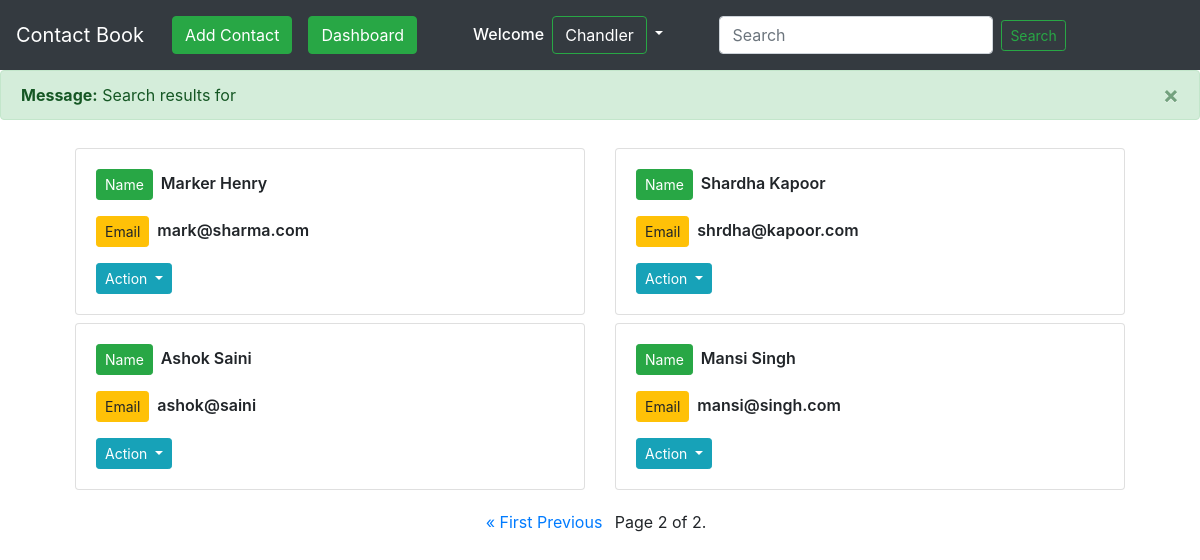
Screenshot of /search/?page=2 (signed in) with the database file from the repository.
### contactbook/models.py (models this page shows, shortened)
class Contact(models.Model):
    sno = models.AutoField(primary_key=True)
    first_name = models.CharField(max_length=50)
    last_name = models.CharField(max_length=50)
    email = models.CharField(max_length=100)
    user_id = models.ForeignKey(User,on_delete=models.CASCADE)

### contactbook/views.py (the view)
# urls.py: path('search/',views.search, name='search'),
def search(request):
    search = request.GET.get('search',"")
    object1 = Contact.objects.filter(first_name__icontains=search,user_id=request.user)
    object2 = Contact.objects.filter(last_name__icontains=search,user_id=request.user)
    object3 = Contact.objects.filter(email__icontains=search,user_id=request.user)
    all=object1.union(object2.union(object3)).order_by('sno')
    paginator = Paginator(all,10)
    page_number = request.GET.get('page',1)
    page_obj = paginator.get_page(page_number)
    if len(all)<1:
        messages.error(request,f'Search results for {search} not found' )
    else:
        messages.success(request,f'Search results for {search}')
    param = {'page_obj':page_obj}
    return render(request,'search.html',param)

### templates/search.html (shortened to what this page needs)
{% extends 'base.html' %}
{% block body %}
{% if user.is_authenticated %}
<div class="container">
<div class="container mt-2">
<div class="row">
{% for item in page_obj %}
   <div class="col-6 col-md-6">
   <div class="card my-1 ">
  <div class="card-body">
    <p style="font-weight:600; text-transform: capitalize;"><button type="button" class="btn btn-success btn-sm mr-2">Name</button>{{item.first_name}} {{item.last_name}} </p>
    <p style="font-weight:600;"><button type="button" class="btn btn-warning btn-sm mr-2">Email</button>{{item.email}}</p>
    <div class="dropdown">
  <button class="btn btn-info btn-sm dropdown-toggle" type="button" id="dropdownMenuButton" data-toggle="dropdown" aria-haspopup="true" aria-expanded="false">
    Action
  </button>
    </div>
  </div>
</div>
</div>
 {% endfor %}
 <div class='container  my-3 mb-3' style="text-align:centre;">
<div class="pagination">
    <span class="step-links mx-auto">
        {% if page_obj.has_previous %}
            <a href="?page=1">&laquo; First</a>
            <a href="?page={{ page_obj.previous_page_number }}">Previous</a>
        {% endif %}
        <span class="current mx-2">
            Page {{ page_obj.number }} of {{ page_obj.paginator.num_pages }}.
        </span>
    </span>
</div>
</div>
</div>
{% else %}
  <div class="alert alert-danger" role="alert">
    Message: Please login first
    <a href="/" class="alert-link"
      ><button class="btn btn-primary mx-2 mb-2">Login</button></a>
{% endif %}
{% endblock body %}

### templates/base.html (shortened to what this page needs)
<!doctype html>
<html lang="en">
  <head>
    <link rel="stylesheet" href="https://cdn.jsdelivr.net/npm/bootstrap@4.5.3/dist/css/bootstrap.min.css">
  </head>
{% block navbar %}
  <nav class="navbar navbar-expand-lg navbar-dark bg-dark">
  <a class="navbar-brand" href="/">Contact Book</a>
  <div class="collapse navbar-collapse" id="navbarSupportedContent">
    <ul class="navbar-nav ml-1" >
      {% if user.is_authenticated %}
    <li class="nav-item ">
        <a class="nav-link" href={% url 'addcontact' %}><button type="button" class="btn btn-success ">Add Contact</button></a>
      </li>
       <li class="nav-item ">
        <a class="nav-link" href={% url 'dashboard' %}><button type="button" class="btn btn-success">Dashboard</button></a>
      </li>
    <h6 class="ml-5 my-auto" style="color:white;">Welcome</h6>
     <li style="display:inline;" class="nav-item dropdown ml-0 mr-5">
        <a style="color:white" class="nav-link dropdown-toggle" href="#" id="logoutbar" role="button" data-toggle="dropdown" aria-haspopup="true" aria-expanded="false">
          <button style="color:white;" class="btn btn-outline-success"> {{user.first_name}}</button>
        </a>
      </li>
      {% endif %}
      {% if user.is_authenticated %}
      <form class="form-inline my-2 my-lg-0" method='get' action={% url "search" %}>
      <input class="form-control mr-sm-2" type="search" id='search' name = "search" placeholder="Search" aria-label="Search">
      <button class="btn btn-outline-success btn-sm my-2 my-sm-0"  type="submit">Search</button>
    </ul>
    {% endif %}
    </nav>
{% endblock navbar %}
{% for message in messages %}
  <div class="alert alert-{{ message.tags }} alert-dismissible fade show" role="alert">
    <strong>Message:</strong> {{ message }}
    <button type="button" class="close" data-dismiss="alert" aria-label="Close">
      <span aria-hidden="true">&times;</span>
    </button>
  </div>
 {% endfor %}
{% block main %}
<div class="container mt-2">
{% endblock main %}
 <body>
{% block body %}
{% endblock body %}
  </body>
</html>

### rows the page displays
Contact: first_name "Marker", last_name "Henry", email "mark@sharma.com"
Contact: first_name "Shardha", last_name "Kapoor", email "shrdha@kapoor.com"
Contact: first_name "Ashok", last_name "Saini", email "ashok@saini"
Contact: first_name "Mansi", last_name "Singh", email "mansi@singh.com"

### other values shown
{{ user.first_name }} "Chandler"
{{ message }} "Search results for"
{{ page_obj.number }} "2"
{{ page_obj.paginator.num_pages }} "2"
